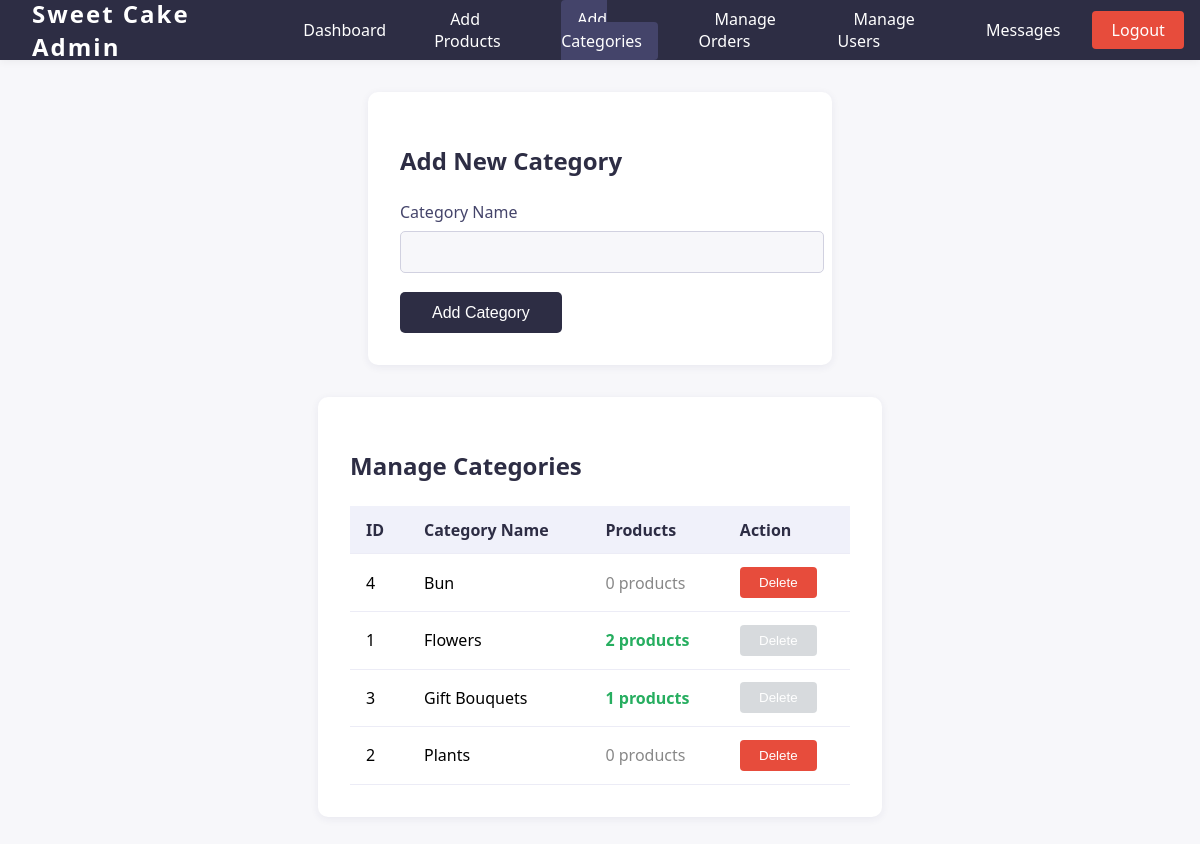
The app's page /pages/admin/add_category.php with its own data.
### tables this page shows
CREATE TABLE `category` (
  `id` int(11) NOT NULL,
  `category_name` varchar(100) NOT NULL
);

### pages/admin/add_category.php (the view, shortened to what this page needs)
<?php
require_once '../../config/db.php';
try {
    $categoryStmt = $conn->prepare("SELECT c.*, COUNT(p.id) as product_count FROM category c LEFT JOIN products p ON c.id = p.category_id GROUP BY c.id ORDER BY c.category_name");
    $categoryStmt->execute();
    $categories = $categoryStmt->fetchAll(PDO::FETCH_ASSOC);
} catch (PDOException $e) {
    $categories = [];
}
?>
<!DOCTYPE html>
<html lang="en">
<head>
    <link rel="stylesheet" href="/Sweet_Cake/css/admin.css">
</head>
<body>
        <?php include './includes/admin_nav.php'; ?>    <div class="add-category-form">
        <h2>Add New Category</h2>
        <form action="" method="POST">
            <label for="category_name">Category Name</label>
            <input type="text" name="category_name" id="category_name" required>
            <button type="submit" name="add_category">Add Category</button>
        </form>
    </div>    <div class="category-list-section">
        <h2>Manage Categories</h2>
        <table class="category-table">
            <thead>
                <tr>
                    <th>ID</th>
                    <th>Category Name</th>
                    <th>Products</th>
                    <th>Action</th>
                </tr>
            </thead>
            <tbody>
                <?php if (empty($categories)): ?>
                    <tr>
                        <td colspan="4" style="text-align: center; color: #888; padding: 2rem;">
                            No categories found. Add your first category above.
                        </td>
                    </tr>
                <?php else: ?>
                    <?php foreach ($categories as $category): ?>
                        <tr>
                            <td><?php echo $category['id']; ?></td>
                            <td><?php echo htmlspecialchars($category['category_name']); ?></td>
                            <td>
                                <span style="<?php echo $category['product_count'] > 0 ? 'color: #27ae60; font-weight: bold;' : 'color: #888;'; ?>">
                                    <?php echo $category['product_count']; ?> products
                                </span>
                            </td>
                            <td>
                                <form method="POST" style="display:inline;" onsubmit="return confirm('Are you sure you want to delete this category?');">
                                    <button class="delete-btn" name="delete_category" value="<?php echo $category['id']; ?>"
                                            <?php echo $category['product_count'] > 0 ? 'disabled title="Cannot delete: has products"' : ''; ?>>
                                        Delete
                                    </button>
                                </form>
                            </td>
                        </tr>
                    <?php endforeach; ?>
                <?php endif; ?>
            </tbody>
        </table>
    </div>
</body>
</html>

### css/admin.css (style rules this page uses)
body { font-family: 'Segoe UI', Arial, sans-serif; background: #f7f7fa; margin: 0; padding: 0; }

### pages/admin/add_category.php (style rules this page uses)
.add-category-form { background: #fff; padding: 2rem; border-radius: 10px; box-shadow: 0 2px 8px rgba(44,44,100,0.07); max-width: 400px; margin: 2rem auto 2rem auto; }
.add-category-form h2 { margin-bottom: 1.5rem; color: #2d2d44; }
.add-category-form label { display: block; margin-bottom: 0.5rem; color: #44446a; font-weight: 500; }
.add-category-form input[type="text"] { width: 100%; padding: 0.7rem; margin-bottom: 1.2rem; border: 1px solid #d1d1e0; border-radius: 5px; font-size: 1rem; background: #f7f7fa; }
.add-category-form button { background: #2d2d44; color: #fff; border: none; padding: 0.7rem 2rem; border-radius: 5px; font-size: 1rem; cursor: pointer; transition: background 0.2s; }
.category-list-section { max-width: 500px; margin: 2rem auto; background: #fff; border-radius: 10px; box-shadow: 0 2px 8px rgba(44,44,100,0.07); padding: 2rem; }
.category-list-section h2 { color: #2d2d44; margin-bottom: 1.5rem; }
.category-table { width: 100%; border-collapse: collapse; }
.category-table th, .category-table td { padding: 0.8rem 1rem; border-bottom: 1px solid #ececf6; text-align: left; }
.category-table th { background: #f0f1fa; color: #2d2d44; }
.delete-btn { background: #e74c3c; color: #fff; border: none; padding: 0.5rem 1.2rem; border-radius: 4px; cursor: pointer; transition: background 0.2s; }
.delete-btn:disabled { background: #bdc3c7; cursor: not-allowed; opacity: 0.6; }

### records on screen
category: id "4", category_name "Bun", product_count "0"
category: id "1", category_name "Flowers", product_count "2"
category: id "3", category_name "Gift Bouquets", product_count "1"
category: id "2", category_name "Plants", product_count "0"
